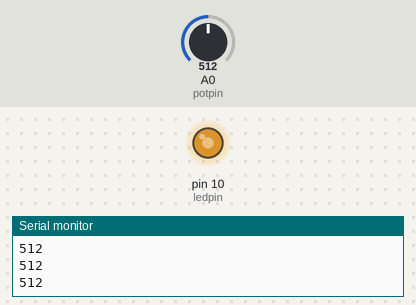
Simulated run of this sketch. Board: Arduino Uno, built with avr-gcc and run on an emulated ATmega328P. Shown: output pins drawn as LEDs (lit = HIGH), the last lines printed to the serial monitor. Inputs (shaded band) come from the test bench; at power-on: A0 (potpin) = 512.

Above: at 1.2 s.
1.3 s: A0 (potpin) set to 716
At 2.5 s:
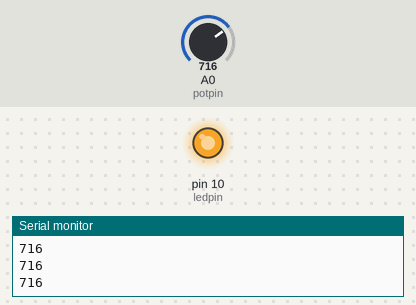
2.8 s: A0 (potpin) set to 306
At 4.0 s:
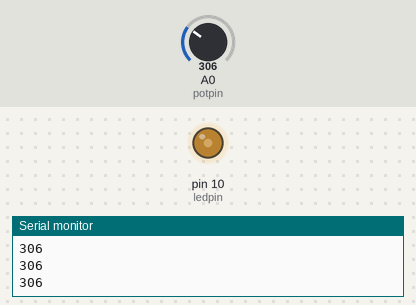
4.3 s: A0 (potpin) set to 122
At 5.5 s:
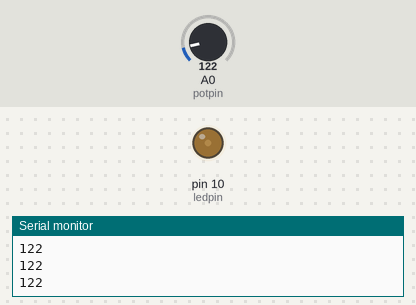
5.8 s: A0 (potpin) set to 0
At 7.0 s:
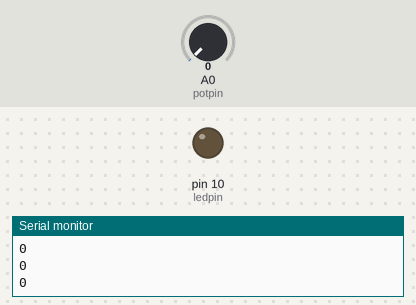
7.3 s: A0 (potpin) set to 511
At 8.4 s:
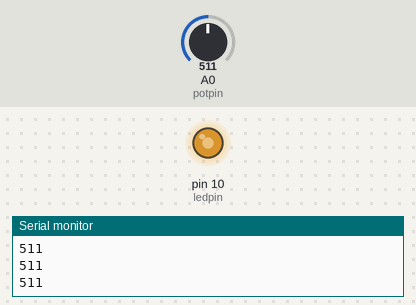
Timing chart, 0 to 9.8 s (numbered marks = the images above; inputs shaded):
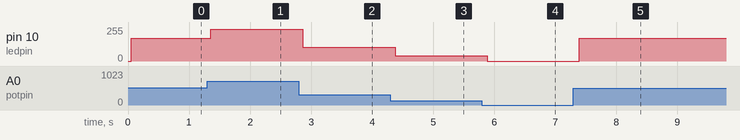

The sketch:

course_11.ino
```cpp
int potpin = 0;
int ledpin = 10;
int val = 0;

void setup() {
  // put your setup code here, to run once:
  pinMode(ledpin,OUTPUT);
  Serial.begin(9600);
}

void loop() {
  // put your main code here, to run repeatedly:
  analogWrite(ledpin,val/3);

  val = analogRead(potpin);
  Serial.println(val);
  delay(50);
}
```

Measured:
- after the input at 1.3 s, pin 10 (ledpin): 170/255 → 238/255 after 0.06 s
- after the input at 2.8 s, pin 10 (ledpin): 238/255 → 102/255 after 0.07 s
- after the input at 4.3 s, pin 10 (ledpin): 102/255 → 40/255 after 0.08 s
- after the input at 5.8 s, pin 10 (ledpin): 40/255 → 0/255 after 0.09 s
- after the input at 7.3 s, pin 10 (ledpin): 0/255 → 170/255 after 0.09 s
